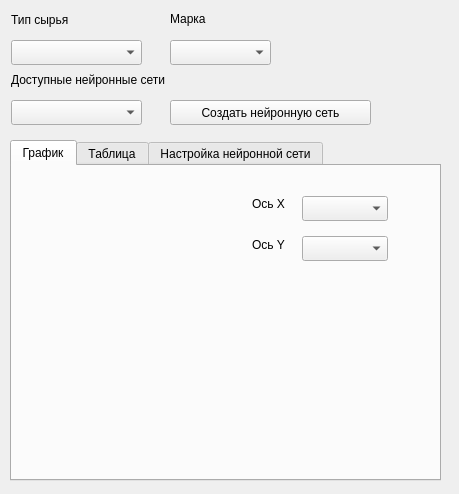
<?xml version="1.0" encoding="UTF-8"?>
<ui version="4.0">
 <class>ViewForecast</class>
 <widget class="QWidget" name="ViewForecast">
  <property name="geometry">
   <rect>
    <x>0</x>
    <y>0</y>
    <width>459</width>
    <height>494</height>
   </rect>
  </property>
  <property name="windowTitle">
   <string>Form</string>
  </property>
  <widget class="QTabWidget" name="tabWidget">
   <property name="geometry">
    <rect>
     <x>10</x>
     <y>140</y>
     <width>431</width>
     <height>341</height>
    </rect>
   </property>
   <property name="currentIndex">
    <number>0</number>
   </property>
   <widget class="QWidget" name="tab">
    <property name="enabled">
     <bool>true</bool>
    </property>
    <property name="contextMenuPolicy">
     <enum>Qt::DefaultContextMenu</enum>
    </property>
    <property name="accessibleName">
     <string comment="График"/>
    </property>
    <attribute name="title">
     <string>График</string>
    </attribute>
    <widget class="QWidget" name="widget" native="true">
     <property name="geometry">
      <rect>
       <x>10</x>
       <y>10</y>
       <width>381</width>
       <height>291</height>
      </rect>
     </property>
     <widget class="QComboBox" name="Asix_X">
      <property name="geometry">
       <rect>
        <x>280</x>
        <y>20</y>
        <width>86</width>
        <height>25</height>
       </rect>
      </property>
     </widget>
     <widget class="QComboBox" name="Asix_Y">
      <property name="geometry">
       <rect>
        <x>280</x>
        <y>60</y>
        <width>86</width>
        <height>25</height>
       </rect>
      </property>
     </widget>
     <widget class="QLabel" name="label_4">
      <property name="geometry">
       <rect>
        <x>230</x>
        <y>20</y>
        <width>41</width>
        <height>16</height>
       </rect>
      </property>
      <property name="text">
       <string>Ось X</string>
      </property>
     </widget>
     <widget class="QLabel" name="label_5">
      <property name="geometry">
       <rect>
        <x>230</x>
        <y>60</y>
        <width>41</width>
        <height>17</height>
       </rect>
      </property>
      <property name="text">
       <string>Ось Y</string>
      </property>
     </widget>
    </widget>
   </widget>
   <widget class="QWidget" name="tab_2">
    <attribute name="title">
     <string>Таблица</string>
    </attribute>
    <widget class="QTableView" name="tableView">
     <property name="geometry">
      <rect>
       <x>10</x>
       <y>10</y>
       <width>311</width>
       <height>261</height>
      </rect>
     </property>
    </widget>
    <widget class="QDateEdit" name="dateEdit">
     <property name="geometry">
      <rect>
       <x>230</x>
       <y>280</y>
       <width>85</width>
       <height>23</height>
      </rect>
     </property>
    </widget>
    <widget class="QWidget" name="layoutWidget">
     <property name="geometry">
      <rect>
       <x>340</x>
       <y>10</y>
       <width>82</width>
       <height>89</height>
      </rect>
     </property>
     <layout class="QVBoxLayout" name="verticalLayout_4">
      <item>
       <widget class="QPushButton" name="ButtonAddRow">
        <property name="text">
         <string>Добавить</string>
        </property>
       </widget>
      </item>
      <item>
       <widget class="QPushButton" name="ButtonPasteRow">
        <property name="text">
         <string>Вставить</string>
        </property>
       </widget>
      </item>
      <item>
       <widget class="QPushButton" name="ButtonDeleteRow">
        <property name="text">
         <string>Удалить</string>
        </property>
       </widget>
      </item>
     </layout>
    </widget>
   </widget>
   <widget class="QWidget" name="tab_3">
    <attribute name="title">
     <string>Настройка нейронной сети</string>
    </attribute>
    <widget class="QWidget" name="widget_2" native="true">
     <property name="geometry">
      <rect>
       <x>10</x>
       <y>10</y>
       <width>411</width>
       <height>291</height>
      </rect>
     </property>
    </widget>
   </widget>
  </widget>
  <widget class="QPushButton" name="pushButton">
   <property name="geometry">
    <rect>
     <x>170</x>
     <y>100</y>
     <width>201</width>
     <height>25</height>
    </rect>
   </property>
   <property name="text">
    <string>Создать нейронную сеть</string>
   </property>
   <property name="checkable">
    <bool>true</bool>
   </property>
   <property name="checked">
    <bool>false</bool>
   </property>
  </widget>
  <widget class="QLabel" name="label_3">
   <property name="geometry">
    <rect>
     <x>11</x>
     <y>71</y>
     <width>198</width>
     <height>17</height>
    </rect>
   </property>
   <property name="text">
    <string>Доступные нейронные сети</string>
   </property>
  </widget>
  <widget class="QComboBox" name="NeuralNetwork">
   <property name="geometry">
    <rect>
     <x>11</x>
     <y>100</y>
     <width>131</width>
     <height>25</height>
    </rect>
   </property>
  </widget>
  <widget class="QLabel" name="label">
   <property name="geometry">
    <rect>
     <x>11</x>
     <y>11</y>
     <width>72</width>
     <height>17</height>
    </rect>
   </property>
   <property name="text">
    <string>Тип сырья</string>
   </property>
  </widget>
  <widget class="QComboBox" name="TypeMaterial">
   <property name="geometry">
    <rect>
     <x>11</x>
     <y>40</y>
     <width>131</width>
     <height>25</height>
    </rect>
   </property>
  </widget>
  <widget class="QLabel" name="label_2">
   <property name="geometry">
    <rect>
     <x>170</x>
     <y>10</y>
     <width>46</width>
     <height>17</height>
    </rect>
   </property>
   <property name="text">
    <string>Марка</string>
   </property>
  </widget>
  <widget class="QComboBox" name="Mark">
   <property name="geometry">
    <rect>
     <x>170</x>
     <y>40</y>
     <width>101</width>
     <height>25</height>
    </rect>
   </property>
  </widget>
 </widget>
 <resources/>
 <connections/>
</ui>
